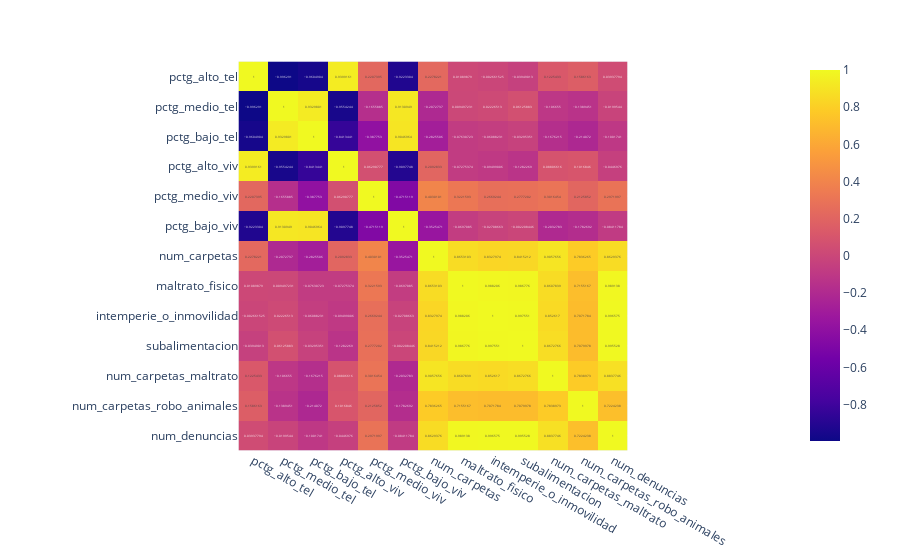

Notebook code for this chart:
### Code cell
import plotly.express as px


fig = px.imshow(correlaciones, text_auto=True)
fig.show()

### Figure 1 — Plotly figure (JSON) as saved in the notebook; plotly's stock layout.template omitted (floating-point values rounded to 4 significant figures; data arrays with more than 128 entries replaced by an {"elided": "..."} marker saying what was removed)
{"data": [{"coloraxis": "coloraxis", "hovertemplate": "x: %{x}<br>y: %{y}<br>color: %{z}<extra></extra>", "name": "0", "texttemplate": "%{z}", "type": "heatmap", "x": ["pctg_alto_tel", "pctg_medio_tel", "pctg_bajo_tel", "pctg_alto_viv", "pctg_medio_viv", "pctg_bajo_viv", "num_carpetas", "maltrato_fisico", "intemperie_o_inmovilidad", "subalimentacion", "num_carpetas_maltrato", "num_carpetas_robo_animales", "num_denuncias"], "xaxis": "x", "y": ["pctg_alto_tel", "pctg_medio_tel", "pctg_bajo_tel", "pctg_alto_viv", "pctg_medio_viv", "pctg_bajo_viv", "num_carpetas", "maltrato_fisico", "intemperie_o_inmovilidad", "subalimentacion", "num_carpetas_maltrato", "num_carpetas_robo_animales", "num_denuncias"], "yaxis": "y", "z": {"elided": "13x13 float values"}}], "layout": {"coloraxis": {"colorscale": [[0, "#0d0887"], [0.1111, "#46039f"], [0.2222, "#7201a8"], [0.3333, "#9c179e"], [0.4444, "#bd3786"], [0.5556, "#d8576b"], [0.6667, "#ed7953"], [0.7778, "#fb9f3a"], [0.8889, "#fdca26"], [1, "#f0f921"]]}, "margin": {"t": 60}, "xaxis": {"anchor": "y", "constrain": "domain", "domain": [0, 1], "scaleanchor": "y"}, "yaxis": {"anchor": "x", "autorange": "reversed", "constrain": "domain", "domain": [0, 1]}}}
